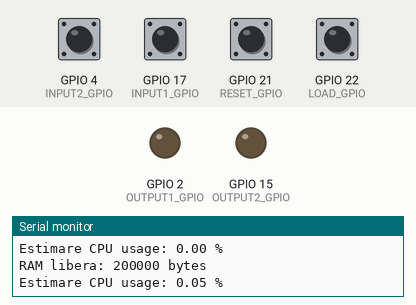
Simulated run of this sketch. Board: ESP32. Shown: output pins drawn as LEDs (lit = HIGH), the last lines printed to the serial monitor. The test bench sets the inputs (shaded band); at power-on: GPIO 4 (INPUT2_GPIO), GPIO 17 (INPUT1_GPIO), GPIO 21 (RESET_GPIO), GPIO 22 (LOAD_GPIO) HIGH.

Above: at 2.2 s.
2.3 s: GPIO 21 (RESET_GPIO) pulled LOW for 0.15 s
At 2.4 s:
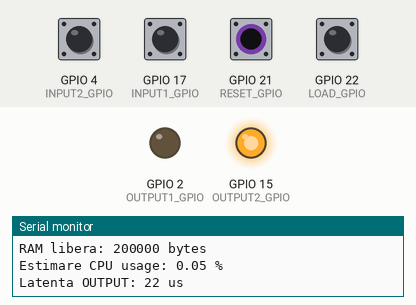
4.0 s: GPIO 4 (INPUT2_GPIO) pulsed LOW 5 times (0.12 s each, 0.3 s apart)
At 5.7 s:
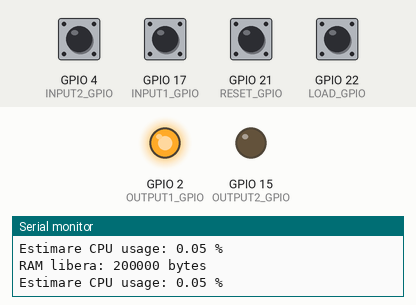
7.0 s: GPIO 21 (RESET_GPIO) pulled LOW for 1 s
At 7.8 s:
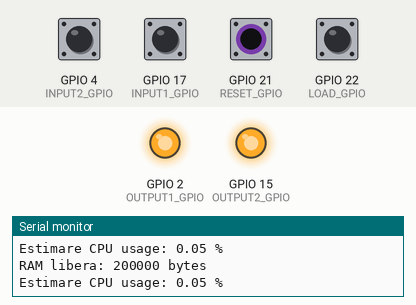
Timing chart, 0 to 10.0 s (numbered marks = the images above; inputs shaded):
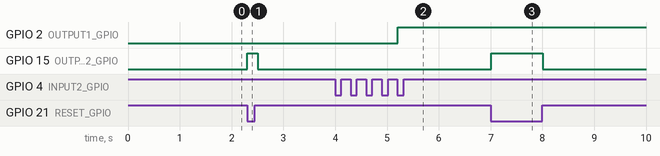

The sketch:

result_SEL.ino
```cpp
// Arduino code generated from .st file

#include <counters.h>
#include <triggers.h>
#include <comparison.h>
#include <selection.h>
#include "esp_heap_caps.h"

#define INPUT1_GPIO 17
#define INPUT2_GPIO 4
#define RESET_GPIO 21
#define LOAD_GPIO 22
#define OUTPUT1_GPIO 2
#define OUTPUT2_GPIO 15

CTU CTU0;
CTU CTU1;
R_TRIG R_TRIG1;
R_TRIG R_TRIG2;
MAX<int> _TMP_MAX36_OUT;
GT<int> _TMP_GT37_OUT;
SEL<bool> _TMP_SEL34_OUT;

unsigned long activeTime = 0;
unsigned long lastSecond = millis();
unsigned long latency;
unsigned long start = 0;

volatile bool press = 0;
volatile bool led_on = 0;

void setup() {
  Serial.begin(115200);
  delay(1000);

  pinMode(INPUT1_GPIO, INPUT_PULLUP);
  pinMode(INPUT2_GPIO, INPUT_PULLUP);
  pinMode(RESET_GPIO, INPUT_PULLUP);
  pinMode(LOAD_GPIO, INPUT_PULLUP);
  pinMode(OUTPUT1_GPIO, OUTPUT);
  pinMode(OUTPUT2_GPIO, OUTPUT);

  CTU0.PV = 100;
  CTU1.PV = 100;
}

void loop() {
  unsigned long loopStart = micros();

  bool input1 = (digitalRead(INPUT1_GPIO) == LOW);
  bool input2 = (digitalRead(INPUT2_GPIO) == LOW);
  bool reset = (digitalRead(RESET_GPIO) == LOW);
  bool load = (digitalRead(LOAD_GPIO) == LOW);

  if (input1 == 0 && press == 0 && reset == 1) {
    press = 1;
    start = micros();
  }

  R_TRIG1.CLK = input1;
  R_TRIG1.update();

  CTU0.CU = R_TRIG1.Q;
  CTU0.update();

  R_TRIG2.CLK = input2;
  R_TRIG2.update();

  CTU1.CU = R_TRIG2.Q;
  CTU1.update();

  _TMP_MAX36_OUT.IN1 = CTU0.CV;
  _TMP_MAX36_OUT.IN2 = CTU1.CV;
  _TMP_MAX36_OUT.update();

  _TMP_GT37_OUT.IN1 = _TMP_MAX36_OUT.OUT;
  _TMP_GT37_OUT.IN2 = 4;
  _TMP_GT37_OUT.update();

  _TMP_SEL34_OUT.G = input1;
  _TMP_SEL34_OUT.IN0 = reset;
  _TMP_SEL34_OUT.IN1 = load;
  _TMP_SEL34_OUT.update();

  digitalWrite(OUTPUT1_GPIO, _TMP_GT37_OUT.OUT ? HIGH : LOW);
  digitalWrite(OUTPUT2_GPIO, _TMP_SEL34_OUT.OUT ? HIGH : LOW);

  if (digitalRead(OUTPUT2_GPIO) == 1 && led_on == 0) {
    unsigned long end = micros();
    latency = end - start;
    led_on = 1;

    Serial.print("Latenta OUTPUT: ");
    Serial.print(latency);
    Serial.println(" us");
  }

  unsigned long loopEnd = micros();
  activeTime += (loopEnd - loopStart);

  if (millis() - lastSecond >= 1000) {
    Serial.print("RAM libera: ");
    Serial.print(esp_get_free_heap_size());
    Serial.println(" bytes");

    float cpuUsage = (float)activeTime / 10000.0;
    Serial.print("Estimare CPU usage: ");
    Serial.print(cpuUsage, 2);
    Serial.println(" %");

    activeTime = 0;
    lastSecond = millis();
  }

  delay(100);
}
```

comparison.h
```cpp
#ifndef __comparison_h__
#define __comparison_h__

#include <Arduino.h>

template <typename T>
class GT {
    public:
        T IN1 = 0;
        T IN2 = 0;
        bool OUT = false;

        void update() {
            OUT = (IN1 > IN2);
        }
};

template <typename T>
class GE {
    public:
        T IN1 = 0;
        T IN2 = 0;
        bool OUT = false;

        void update() {
            OUT = (IN1 >= IN2);
        }
};

template <typename T>
class EQ {
    public:
        T IN1 = 0;
        T IN2 = 0;
        bool OUT = false;

        void update() {
            OUT = (IN1 == IN2);
        }
};

template <typename T>
class LT {
    public:
        T IN1 = 0;
        T IN2 = 0;
        bool OUT = false;

        void update() {
            OUT = (IN1 < IN2);
        }
};

template <typename T>
class LE {
    public:
        T IN1 = 0;
        T IN2 = 0;
        bool OUT = false;

        void update() {
            OUT = (IN1 <= IN2);
        }
};

template <typename T>
class NE {
    public:
        T IN1 = 0;
        T IN2 = 0;
        bool OUT = false;

        void update() {
            OUT = (IN1 != IN2);
        }
};

#endif 
```

counters.h
```cpp
#ifndef __counters_h__
#define __counters_h__

#include <Arduino.h>

class CTU {
    public:
        bool CU = false;
        bool R = false;
        int PV = 0;
        int CV = 0;
        bool Q = false;

        void update() {
            if (R) {
                CV = 0;
                Q = false;
            } else if (CU) {
                CV++;
                if (CV >= PV) {
                    Q = true;
                }
            }
        }
};

class CTD {
    public:
        bool CD = false;
        bool LD = false;
        int PV = 0;
        int CV = 0;
        bool Q = false;

        void update() {
            if (LD) {
                CV = PV;
                Q = false;
            } else if (CD) {
                if (CV > 0)
                    CV--;
                Q = (CV <= 0);
            }
        }
};

class CTUD {
    public:
        bool CU = false;
        bool CD = false;
        bool R = false;
        bool LD = false;
        int PV = 0;
        int CV = 0;

        bool QU = false;
        bool QD = false;
        bool CU_T = false;
        bool CD_T = false;

    private:
       bool prev_CU = false;
       bool prev_CD = false;

    public:
        void update() {
            CU_T = (CU && !prev_CU);
            CD_T = (CD && !prev_CD);
            prev_CU = CU;
            prev_CD = CD;

            if (R) {
                CV = 0;
            } else if (LD) {
                CV = PV;
            } else {
                if (CU_T)
                    CV++;
                if (CD_T && CV > 0)
                    CV--;
            }

            QU = (CV >= PV);
            QD = (CV <= 0);
        }
};

template<typename T>
class CTU_Generic {
    public:
        bool CU = false;
        bool R = false;
        T PV = 0;
        T CV = 0;
        bool Q = false;

        void update() {
            if (R) {
                CV = 0;
                Q = false;
            } else if (CU) {
                CV++;
                if (CV >= PV) {
                    Q = true;
                }
            }
        }
};

using CTU_DINT = CTU_Generic<int32_t>;
using CTU_LINT = CTU_Generic<int64_t>;
using CTU_UDINT = CTU_Generic<uint32_t>;
using CTU_ULINT = CTU_Generic<uint64_t>;

template<typename T>
class CTD_Generic {
    public:
        bool CD = false;
        bool LD = false;
        T PV = 0;
        T CV = 0;
        bool Q = false;

        void update() {
            if (LD) {
                CV = PV;
                Q = false;
            } else if (CD) {
                if (CV > 0)
                    CV--;
                Q = (CV <= 0);
            }
        }
};

using CTD_DINT = CTD_Generic<int32_t>;
using CTD_LINT = CTD_Generic<int64_t>;
using CTD_UDINT = CTD_Generic<uint32_t>;
using CTD_ULINT = CTD_Generic<uint64_t>;

template<typename T>
class CTUD_Generic {
    public:
        bool CU = false;
        bool CD = false;
        bool R = false;
        bool LD = false;
        T PV = 0;
        T CV = 0;

        bool QU = false;
        bool QD = false;
        bool CU_T = false;
        bool CD_T = false;

    private:
       bool prev_CU = false;
       bool prev_CD = false;

    public:
        void update() {
            CU_T = (CU && !prev_CU);
            CD_T = (CD && !prev_CD);
            prev_CU = CU;
            prev_CD = CD;

            if (R) {
                CV = 0;
            } else if (LD) {
                CV = PV;
            } else {
                if (CU_T)
                    CV++;
                if (CD_T && CV > 0)
                    CV--;
            }

            QU = (CV >= PV);
            QD = (CV <= 0);
        }
};

using CTUD_DINT = CTUD_Generic<int32_t>;
using CTUD_LINT = CTUD_Generic<int64_t>;
using CTUD_UDINT = CTUD_Generic<uint32_t>;
using CTUD_ULINT = CTUD_Generic<uint64_t>;

#endif
```

selection.h
```cpp
#ifndef __selection_h__
#define __selection_h__

#include <Arduino.h>

template<typename T>
class SEL {
	public:
		bool G = false;
		T IN0 = T();
		T IN1 = T();
		T OUT = T();

		void update() {
			OUT = G ? IN1 : IN0;
		}
};

template<typename T>
class MAX {
	public:
		T IN1 = T();
		T IN2 = T();
		T OUT = T();

		void update() {
			OUT = (IN1 > IN2) ? IN1 : IN2;
		}
};

template<typename T>
class MIN {
	public:
		T IN1 = T();
		T IN2 = T();
		T OUT = T();

		void update() {
			OUT = (IN1 < IN2) ? IN1 : IN2;
		}
};

template<typename T>
class LIMIT {
	public:
		T MN = 0;
		T MX = 0;
		T IN = 0;
		T OUT = 0;

		void update() {
			if (IN < MN)
				OUT = MN;
			else if (IN > MX)
				OUT = MX;
			else
				OUT = IN;
		}
};

template<typename T>
class MUX {
	public:
		int K = 0;
		T IN0 = 0;
		T IN1 = 0;
		T OUT = 0;

		void update() {
			switch (K) {
				case 0:
					OUT = IN0;
					break;
				case 1:
					OUT = IN1;
					break;
				default:
					OUT = IN0; // fallback
			}
		}
};

#endif
```

triggers.h
```cpp
#ifndef __triggers_h__
#define __triggers_h__

#include <Arduino.h>

class R_TRIG {
	public:
		bool CLK = false;
		bool Q = false;
	private:
		bool prev = false;

	public:
		void update() {
			Q = (CLK && !prev);
			prev = CLK;
		}
};

class F_TRIG {
	public:
		bool CLK = false;
		bool Q = false;
	private:
		bool prev = false;

	public:
		void update() {
			Q = (!CLK && prev);
			prev = CLK;
		}
};

class SR {
	public:
		bool S = false;
		bool R = false;
		bool Q = false;

		void update() {
			if (S) {
				Q = true;
			} else if (R) {
				Q = false;
			}
		}
};

class RS {
	public:
		bool S = false;
		bool R = false;
		bool Q = false;

		void update() {
			if (R) {
				Q = false;
			} else if (S) {
				Q = true;
			}
		}
};

class SEMA {
	public:
		bool CLAIM = false;
	  	bool RELEASE = false;
	  	bool BUSY = false;

	  	void update() {
			if (RELEASE) {
		  		BUSY = false;
			} else if (CLAIM && !BUSY) {
		  		BUSY = true;
			}
	  	}
};

#endif
```

Measured:
- after the input at 2.3 s, GPIO 15 (OUTPUT2_GPIO): LOW → HIGH at once, → LOW 0.20 s later
- after the input at 4.0 s, GPIO 2 (OUTPUT1_GPIO): LOW → HIGH after 1.2 s
- after the input at 7.0 s, GPIO 15 (OUTPUT2_GPIO): LOW → HIGH at once, → LOW 1.0 s later
